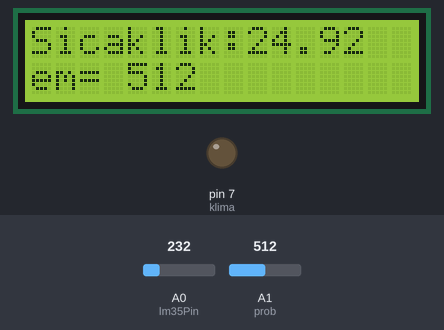
Bench run of a sketch on a simulated Arduino Uno, built with avr-gcc and run on an emulated ATmega328P. On the bench: 16×2 character LCD, output pins drawn as LEDs (lit = HIGH). The inputs (shaded band) are chosen by the test bench; at power-on: A0 (lm35Pin) = 232, A1 (prob) = 512.

Above: at 1.2 s.
1.3 s: A0 (lm35Pin) set to 242
At 3.1 s:
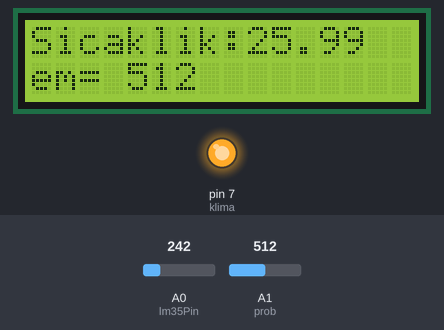
3.9 s: A1 (prob) set to 716
At 5.0 s:
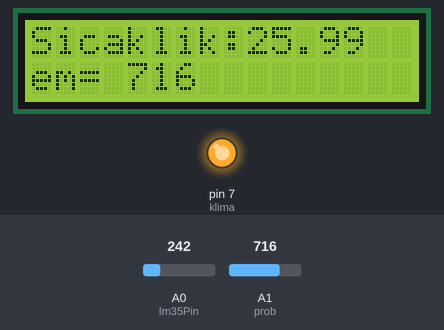
5.8 s: A0 (lm35Pin) set to 250
At 6.6 s:
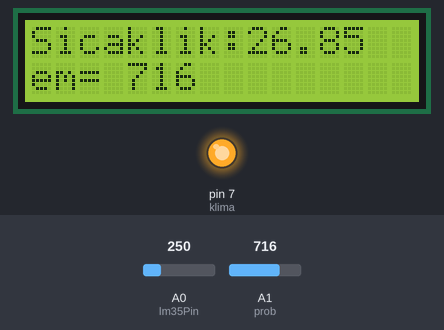
7.5 s: A1 (prob) set to 900
At 8.4 s:
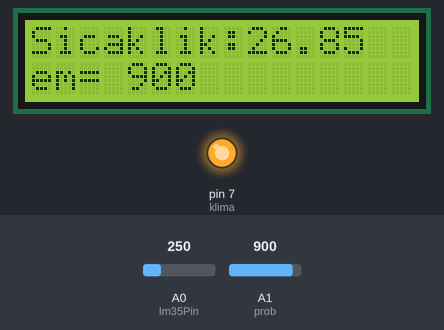
9.5 s: A0 (lm35Pin) set to 266
At 10.0 s:
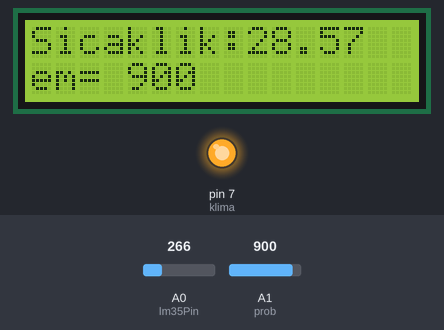
11.2 s: A1 (prob) set to 1023
At 13.0 s:
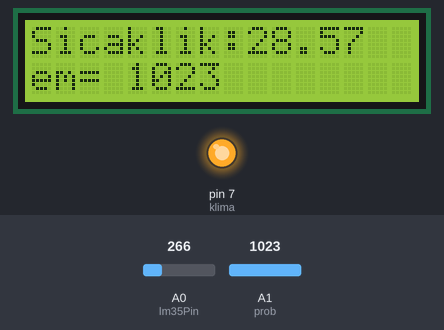
Timing chart, 0 to 14.1 s (numbered marks = the images above; inputs shaded):
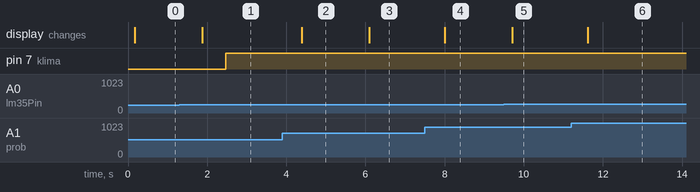

The sketch:

s_cakl_k.ino
```cpp
#include <LiquidCrystal.h> //sıcaklıksensoru
int lm35Pin = A0; //sıcaklıksensoru
LiquidCrystal lcd(12, 11, 5, 4, 3, 2); //sıcaklıksensoru
const int prob = A1;  // sensörümüzden gelen veri ucuna A0 pini atandı

int olcum_sonucu;     // toprağa giren probdan gelen verilerin kayıt edildiği

int klima=7;                // değişkenimiz

void setup()
{

  lcd.begin(16, 2); //sıcaklıksensoru
  analogReference(INTERNAL); //sıcaklıksensoru
  lcd.print("Sicaklik:"); //sıcaklıksensoru

  pinMode(klima,OUTPUT);

}

void loop()
{

  //digitalWrite(klima,1);
  int sicaklikVolt = analogRead(lm35Pin); //sıcaklıksensoru
  float sicaklikC = sicaklikC = sicaklikVolt / 9.31;  //sıcaklıksensoru
  lcd.setCursor(9, 0); //sıcaklıksensoru
  lcd.print(sicaklikC); //sıcaklıksensoru
  lcd.setCursor(14,0); //sıcaklıksensoru
 // lcd.print("/337C"); //sıcaklıksensoru
  delay(100); //sıcaklıksensoru
  olcum_sonucu = analogRead(prob); // prob pininden okunan veriyi ölçüm sonucuna kayıt ediyoruz //Nemsensoru
  lcd.setCursor(-1, 1); ////Nemsensoru
  lcd.print("Nem= "); //Nemsensoru
   lcd.setCursor(4,1); ////Nemsensoru
 lcd.print(olcum_sonucu); // Ölçülen değeri seri monitöre yazdırıyoruz //Nemsensoru
 delay(500); // seri monitördeki verileri rahat görebilmek veri için akışı yavaşlatıyoruz //Nemsensoru
 if (sicaklikC > 25){
digitalWrite(klima,1); // Klimayı çalıştır
}


}
```

Measured:
- the behaviour switches between 232 and 233 on A0 (lm35Pin) (found by bisection; images 0 and 1)
- after the input at 1.3 s, pin 7 (klima): LOW → HIGH after 1.2 s; the display: changes after 0.57 s (image 1)
- after the input at 3.9 s, the display: changes after 0.49 s (image 2)
- after the input at 5.8 s, the display: changes after 0.29 s (image 3)
- after the input at 7.5 s, the display: changes after 0.51 s (image 4)
- after the input at 9.5 s, the display: changes after 0.21 s (image 5)
- after the input at 11.2 s, the display: changes after 0.42 s (image 6)
